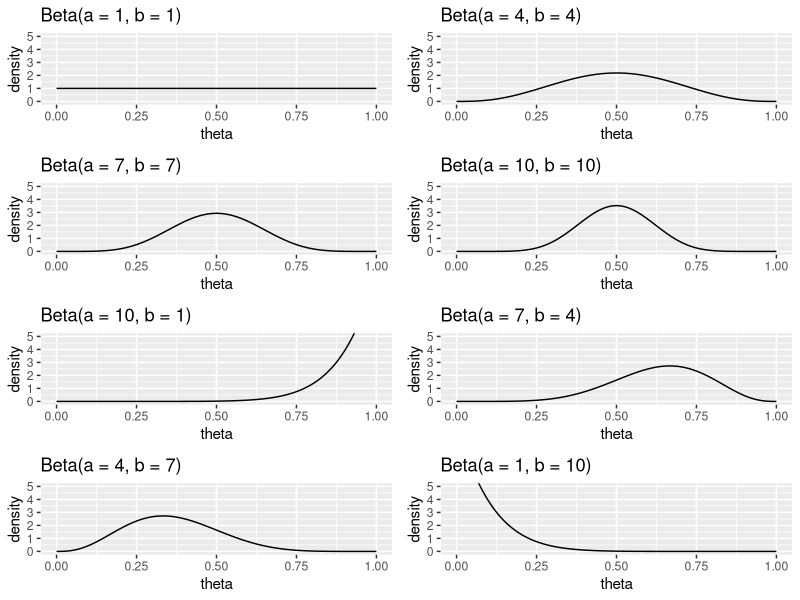
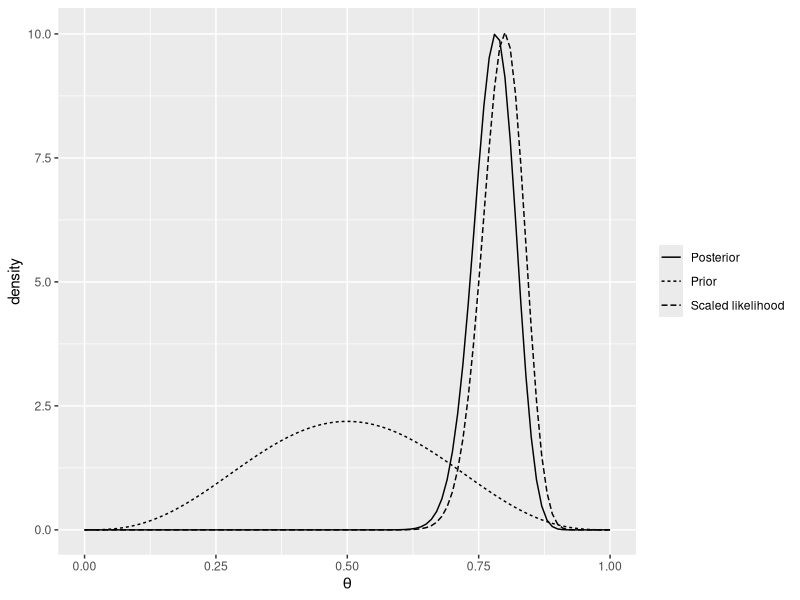
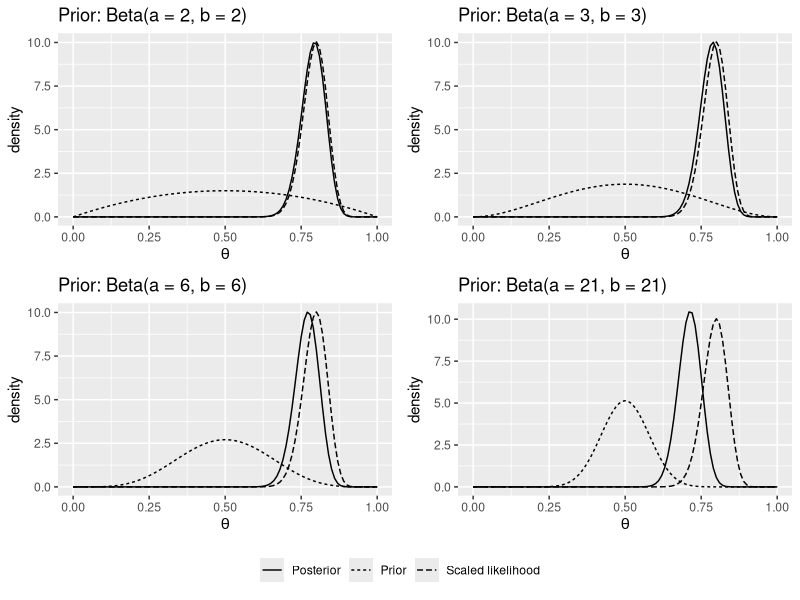
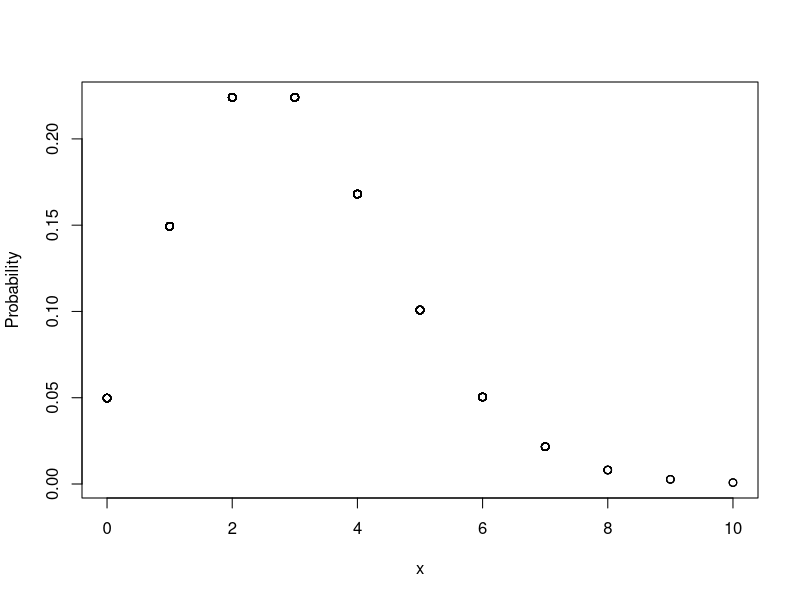
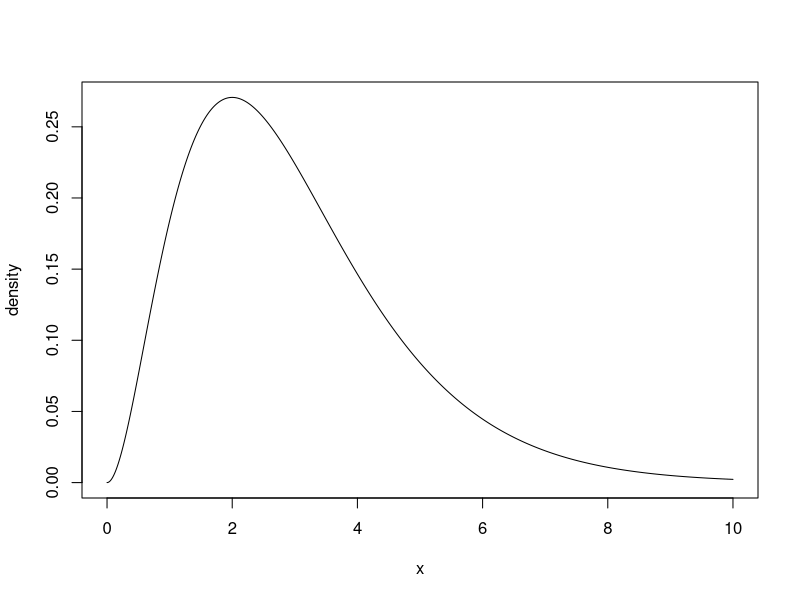
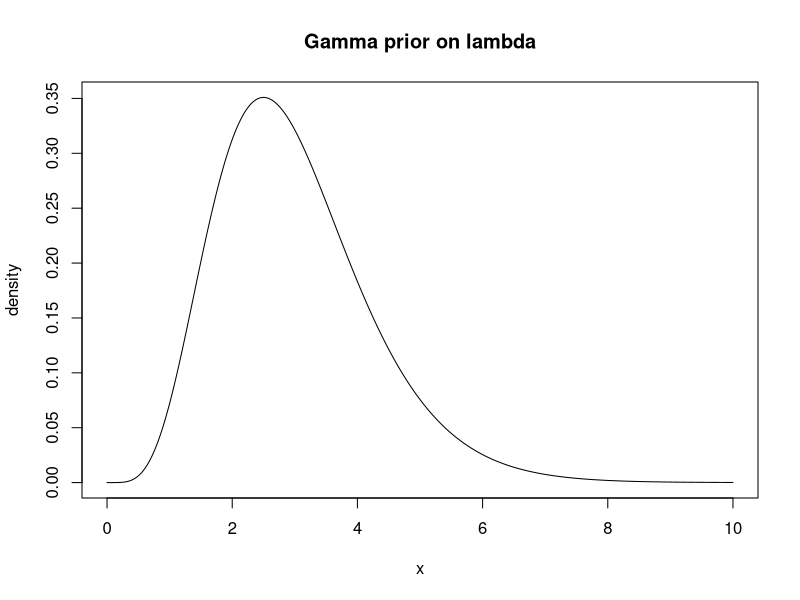

Reproduce these figures in R, in order.
## ---- chunk 1
cat('
<style>
body {
  margin-right: 120px;
}
</style>
')
## ---- chunk 2
knitr::opts_chunk$set(echo = TRUE)
library(tidyverse)
library(ggplot2)
## ---- chunk 3
estimated_means <- rbinom(100, 
                          size = 10, 
                          prob = 0.8) / 10
sd(estimated_means)
## ---- chunk 4
estimated_means <- rbinom(100, 
                          size = 100, 
                          prob = 0.8) / 100
sd(estimated_means)
## ---- chunk 5
theta <- runif(100, min = 0, max = 1)
estimated_means <- rbinom(100, 
                          size = 10, 
                          prob = theta) / 10
sd(estimated_means)
## ---- chunk 6
theta <- runif(100, min = 0.3, max = 0.8)
estimated_means <- rbinom(n=100, 
                          size = 10, 
                          prob = theta) / 10
sd(estimated_means)
## ---- chunk 7
ab <- tibble(a = c(
               seq(1, 10, 3),
               seq(10, 1, -3)
             ),
             b = c(seq(1, 10, 3), seq(1, 10, 3))
             )
plots <- pmap(ab, function(a, b) {
  (ggplot(data = tibble(theta = c(0, 1)), aes(theta)) +
   stat_function(
     fun = dbeta,
     args = list(shape1 = a, shape2 = b)
   ) +
   ylab("density") +
   coord_cartesian(ylim = c(0, 5))+
   ggtitle(paste0("Beta(a = ", a, ", b = ", b,")")))
})

cowplot::plot_grid(plotlist= plots, ncol=2)
## ---- chunk 8
qbeta(c(0.025, 0.975), 
      shape1 = 4, 
      shape2 = 4)
## ---- chunk 9
qbeta(c(0.025, 0.975), 
      shape1 = 10, 
      shape2 = 10)
## ---- chunk 10
PostFun <- function(theta) {
  theta^84 * (1 - theta)^24
}
(AUC <- integrate(PostFun, 
                  lower = 0, 
                  upper = 1)$value)
## ---- chunk 11
PostFun <- function(theta) {
  theta^84 * (1 - theta)^24 / AUC
}
integrate(PostFun, lower = 0, upper = 1)$value
## ---- chunk 12
## Likelihood
k <- 80
n <- 100
## Prior
a <- 4
b <- 4
binom_lh <- function(theta) {
dbinom(x=k, size =n, prob = theta)
}

K <- integrate(f = binom_lh, lower = 0, upper = 1)$value

binom_scaled_lh <- function(theta) 1/K * binom_lh(theta)

p_beta <- ggplot(data = tibble(theta = c(0, 1)), aes(theta)) +
  stat_function(
    fun = dbeta,
    args = list(shape1 = a, shape2 = b),
    aes(linetype = "Prior")
  ) +
  xlab(expression(theta))+
  ylab("density") +
  stat_function(
    fun = dbeta,
    args = list(shape1 = k + a, shape2 = n - k + b), aes(linetype = "Posterior")
  ) +
  stat_function(
    fun = binom_scaled_lh,
    aes(linetype = "Scaled likelihood")
  ) +
  theme(legend.title = element_blank())
p_beta
## ---- chunk 13
qbeta(c(0.025, 0.975), shape1 = 84, shape2 = 24)
## ---- chunk 14
## Likelihood
k <- 80
n <- 100
## Prior
ab <- list(
   c(a=2,b=2),
   c(a=3,b=3),
   c(a=6,b=6),
   c(a=21,b=21))

plots <- purrr::map(ab, function(p){
(ggplot(data = tibble(theta = c(0, 1)), aes(theta)) +
  stat_function(
    fun = dbeta,
    args = list(shape1 = p[1], shape2 = p[2]),
    aes(linetype = "Prior")
  ) +
   xlab(expression(theta)) +
  ylab("density") +
  stat_function(
    fun = dbeta,
    args = list(shape1 = k + p[1], shape2 = n - k + p[2]), aes(linetype = "Posterior")
  ) +
   stat_function(
    fun = binom_scaled_lh,
    aes(linetype = "Scaled likelihood")
  ) +
    theme(legend.position =  "none") +
    ggtitle(paste0("Prior: Beta(a = ", p[1], ", b = ", p[2],")")))
  })


# create some space to the left of the legend
legend <- cowplot::get_plot_component(plots[[1]] + theme(legend.position = "bottom", legend.title = element_blank())
                                    , 'guide-box-bottom', return_all = TRUE)

p <- cowplot::plot_grid(plots[[1]], plots[[2]], plots[[3]], plots[[4]], ncol = 2)

cowplot::plot_grid(p, cowplot::ggdraw(legend), ncol =1, rel_heights = c(0.9,0.1))

## ---- chunk 15
dat<-read.table(file="data/TRCexample.txt",header=TRUE)
head(dat,n=3)
## ---- chunk 16
summary(dat$value)
## ---- chunk 17
(x<-rpois(n=10,lambda=3))
## ---- chunk 18
x<-rpois(n=1000,lambda=3)
plot(x,dpois(x,lambda=3),ylab="Probability")
## ---- chunk 19
round(rgamma(n=10,shape=3,rate=1),2)
## ---- chunk 20
x<-seq(0,10,by=0.01)
plot(x,dgamma(x,shape=3,rate=1),
     type="l",
     ylab="density")
## ---- chunk 21
x<-seq(0,10,by=0.01)
plot(x,dgamma(x,shape=6,rate=2),
type="l",lty=1,
main="Gamma prior on lambda",ylab="density")
## ---- chunk 22
lambda<-rgamma(10000,shape=6,rate=2)

round(mean(lambda),1)
round(var(lambda),1)
